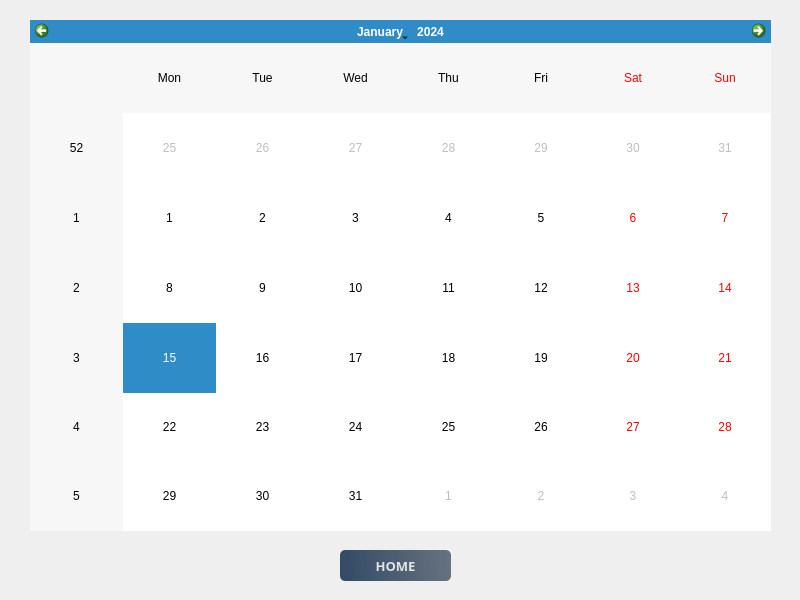
<?xml version="1.0" encoding="UTF-8"?>
<ui version="4.0">
 <class>MainWindow</class>
 <widget class="QMainWindow" name="MainWindow">
  <property name="geometry">
   <rect>
    <x>0</x>
    <y>0</y>
    <width>800</width>
    <height>600</height>
   </rect>
  </property>
  <property name="windowTitle">
   <string>MainWindow</string>
  </property>
  <property name="styleSheet">
   <string notr="true">background-image: url(:/images/images/background.png);</string>
  </property>
  <widget class="QWidget" name="centralwidget">
   <widget class="QWidget" name="widget" native="true">
    <property name="geometry">
     <rect>
      <x>0</x>
      <y>0</y>
      <width>801</width>
      <height>601</height>
     </rect>
    </property>
    <widget class="QCalendarWidget" name="calendarWidget">
     <property name="geometry">
      <rect>
       <x>30</x>
       <y>20</y>
       <width>741</width>
       <height>511</height>
      </rect>
     </property>
    </widget>
    <widget class="QPushButton" name="btn_home">
     <property name="geometry">
      <rect>
       <x>340</x>
       <y>550</y>
       <width>111</width>
       <height>31</height>
      </rect>
     </property>
     <property name="font">
      <font>
       <family>Bahnschrift</family>
       <pointsize>10</pointsize>
       <weight>75</weight>
       <bold>true</bold>
      </font>
     </property>
     <property name="styleSheet">
      <string notr="true">QPushButton#btn_home{	
	background-color: qlineargradient(spread:pad, x1:0, y1:0.505682, x2:1, y2:0.477, stop:0 rgba(20, 47, 78, 219), stop:1 rgba(85, 98, 112, 226));
	color:rgba(255, 255, 255, 210);
	border-radius:5px;
}
QPushButton#btn_home:hover{	
	background-color: qlineargradient(spread:pad, x1:0, y1:0.505682, x2:1, y2:0.477, stop:0 rgba(40, 67, 98, 219), stop:1 rgba(105, 118, 132, 226));
}
QPushButton#btn_home:pressed{	
	padding-left:3px;
	padding-top:3px;
	background-color:rgba(105, 118, 132, 200);
}</string>
     </property>
     <property name="text">
      <string>HOME</string>
     </property>
    </widget>
   </widget>
  </widget>
 </widget>
 <resources>
  <include location="res.qrc"/>
 </resources>
 <connections/>
</ui>
